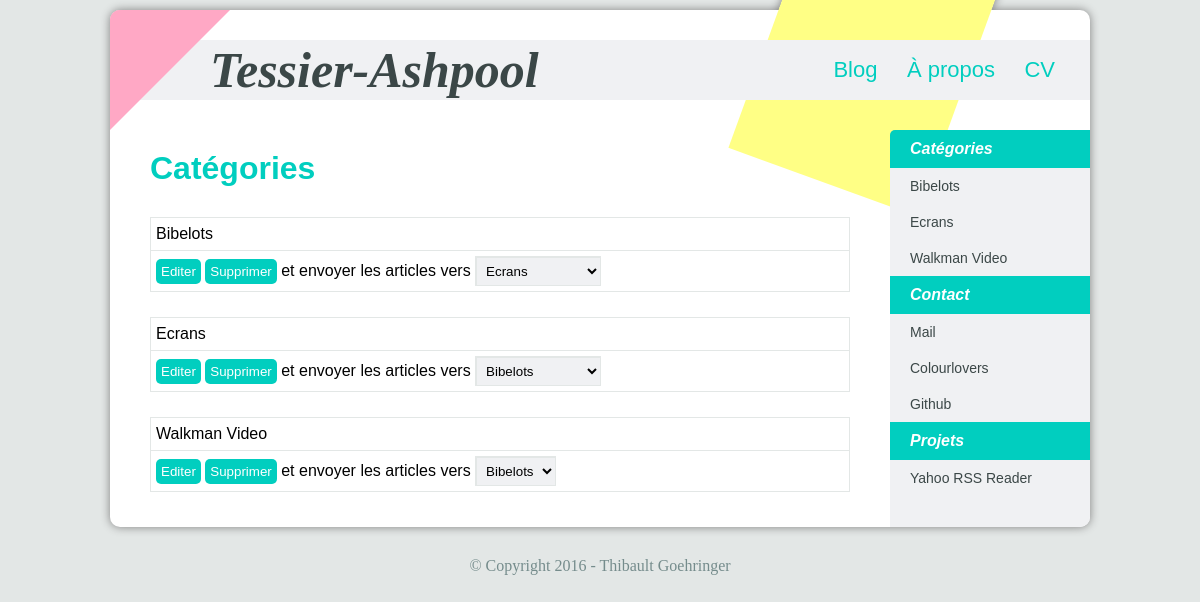
Page /listCategories.php (signed in) on the committed database.
### tables this page shows
CREATE TABLE IF NOT EXISTS `categories` (
  `id` int(11) NOT NULL AUTO_INCREMENT,
  `name` text NOT NULL,
  PRIMARY KEY (`id`)
);

### includes/db.php (called while the page is built, shortened)
<?php
class db
{
    private $connection;
    public function __construct($dns, $user, $password)
    {
        try
        {
            $this->connection = new PDO($dns, $user, $password);
            $this->connection->setAttribute(PDO::ATTR_ERRMODE, PDO::ERRMODE_EXCEPTION);
        }
        catch (PDOException $exception)
        {
            echo 'Connection à la BDD impossible : '. $exception->getMessage(). '. ';
            exit ('Arrêt du script.');
        }
    }
    public function getCategory($id)
    {
        try
        {
            if ($id === 0)
            {
            $request = $this->connection->prepare('SELECT id, name FROM categories ORDER BY name ASC');
            }
        else
            {
            $request = $this->connection->prepare('SELECT id, name FROM categories WHERE id = :id');
            $request->bindParam(':id', $id);
            }
        $request->execute();
        return $request->fetchAll(PDO::FETCH_ASSOC);
        }
        catch (PDOException $exception)
        {
            echo 'L1 Problème dans l\'exécution de la requête : '. $exception->getMessage(). '. ';
        }
    }
}
?>

### listCategories.php (the view, shortened to what this page needs)
<?php
require('./includes/head.php');
if (isset($_SESSION['rights']) && $_SESSION['rights'] === 'admin')
{
    $categoriesList = $db->getCategory(0);
    echo '<H1>Catégories</H1>
    ';
    if (!empty($categoriesList))
    {
        foreach ($categoriesList as $category)
        {
            echo '
            <div class="tableWrapper"><table>
            <tr>
                <td>
                    '. $category['name'].'
                </td>
            </tr>
            <tr>
                <td>
                    <form action="editCategory.php" method="post">
                    <input type="hidden" name="editCategory" value="editCategory"/>
                    <input type="hidden" name="id" value="'. $category['id']. '"/>
                    <input type="submit" name="button" value="Editer"/>
                    </form>';
            if (count($categoriesList) > 1)
            {
                echo '
                    <form action="deleteCategory.php" method="post" >
                    <input type="hidden" name="deleteCategory" value="deleteCategory"/>
                    <input type="hidden" name="id" value="'. $category['id']. '"/>
                    <input type="button" name="button" value="Supprimer" onclick="confirmSubmit(this.form, \'cette catégorie\')"/>
                    et envoyer les articles vers
                    <select name="newCatId">';
                    foreach ($categoriesList as $newCategory)
                    {
                        if ($newCategory['id'] !==  $category['id'])
                        {
                            echo '
                            <option value="'. $newCategory['id']. '">'. $newCategory['name']. '</option>';
                        }
                    }
                    echo'
                    </select>
                    </form>';
            }
            echo '
            </table></div>';
        }
    }
    else
    {
        echo '<p>Aucune catégorie à afficher.</p>';
    }
}
else
{
    echo '<h1>Utilisateur non connecté.</h1>';
    echo '<p><a href="admin.php">Retour à l\'accueil.</a></p>';
}
require('./includes/foot.php');
?>

### includes/foot.php (shortened to what this page needs)
    </div>
        <nav id="menu">
                <?php
                $categoriesList = $db->getCategory(0);
                if (! empty($categoriesList))
                {
                        echo '
                        <h1>Catégories</h1>
                        <ul>';
                        foreach ($categoriesList as $category)
                        {
                                echo '
                                <li><a href="index.php?c='. $category['id']. '">'. $category['name']. '</a></li>';
                        }
                        echo '
                        </ul>';
                }
                ?>
                <h1>Contact</h1>
                <ul>
                        <li><a href="mailto:tgoehringer@gmail.com">Mail</a></li>
                        <li><a href="http://www.colourlovers.com/lover/beurkinger">Colourlovers</a></li>
                        <li><a href="https://github.com/beurkinger">Github</a></li>
                </ul>
                 <h1>Projets</h1>
                <ul>
                        <li><a href="./Yahoo/">Yahoo RSS Reader</a></li>
                </ul>
        </nav>
</div>
</div>
<div id="footer">© Copyright  <?php echo date('Y') ; ?> - Thibault Goehringer</div>
</body>

### css/style.css (style rules this page uses)
* { margin: 0px; padding: 0px; border: 0px; -ms-box-sizing: border-box; -moz-box-sizing: border-box; -webkit-box-sizing: border-box; -webkit-hyphens: auto; -moz-hyphens: auto; -ms-hyphens: auto; -o-hyphens: auto; hyphens: auto; word-wrap : break-word; }
body { background: #e3e7e6; padding: 10px 10px 0 10px; }
a { text-decoration : none; }
li { list-style-type: none; }
#menu { z-index: 20; display: table-cell; position: relative; height:100%; width: 200px; padding: 0 0 20px 0; background: #f0f1f3; border-top-left-radius: 10px; border-bottom-right-radius: 10px; font-family: Arial, Helvetica, Verdana, sans-serif; vertical-align: top; }
#menu h1 { background : #01cebf; color:white; font-size: 16px; padding: 10px 20px 10px 20px; font-style: oblique; }
#menu > h1:first-child { border-top-left-radius: 5px; }
#menu a { color: #3b4747; display: block; padding: 10px 20px 10px 20px; font-size: 14px; background: #f0f1f3; }
#main h1 { padding: 20px 40px 10px 40px; margin: 30px 0 10px 0; color : #01cebf; border-top: 1px solid #e3e7e6; font-size: 32px; }
#main > h1:first-child { border-top: 0px ; margin-top: 0px; }
#main form { display: inline; }
#main form input, #main form select { border : 1px solid #e3e7e6; border-top: 2px solid #e3e7e6; border-left: 2px solid #e3e7e6; background: #f0f1f3; padding: 5px; width: 30%; }
#main form input[type="button"], #main form input[type="submit"] { background: #01cebf; color: white; border: 0px; border-radius: 5px; }
#main .tableWrapper { width: 100%; padding: 10px 40px 10px 40px; margin: 5px 0 5px 0px; }
#main table { width: 100%; color : #000000; text-align:justify; font-size: 16px; line-height:22px; border : 1px solid #e3e7e6; border-collapse: collapse; }
#main table td, #main table th { padding: 5px; vertical-align: top; border : 1px solid #e3e7e6; }
#main table input, #main table select { width: auto; }
#footer { max-height: 99999px; width: 100%; color: #758C8C; padding: 30px; text-align: center; font-size: 16px; font-family: Georgia, Times New Roman; }

### rows in the picture
categories: name "Bibelots"
categories: name "Ecrans"
categories: name "Walkman Video"

### other values in the picture
form field newCatId "Ecrans"
form field newCatId "Bibelots"
